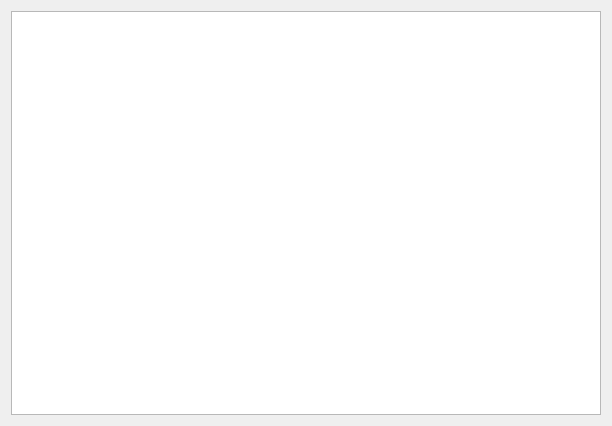
<?xml version="1.0" encoding="UTF-8"?>
<ui version="4.0">
 <class>HexDumpThird</class>
 <widget class="QDialog" name="HexDumpThird">
  <property name="geometry">
   <rect>
    <x>0</x>
    <y>0</y>
    <width>612</width>
    <height>426</height>
   </rect>
  </property>
  <property name="windowTitle">
   <string>Dialog</string>
  </property>
  <property name="windowIcon">
   <iconset resource="icons.qrc">
    <normaloff>:/icons/Resouces/text_x_hex.png</normaloff>:/icons/Resouces/text_x_hex.png</iconset>
  </property>
  <layout class="QVBoxLayout" name="verticalLayout">
   <item>
    <widget class="QPlainTextEdit" name="plainTextEdit">
     <property name="readOnly">
      <bool>true</bool>
     </property>
    </widget>
   </item>
  </layout>
 </widget>
 <resources>
  <include location="icons.qrc"/>
 </resources>
 <connections/>
</ui>
